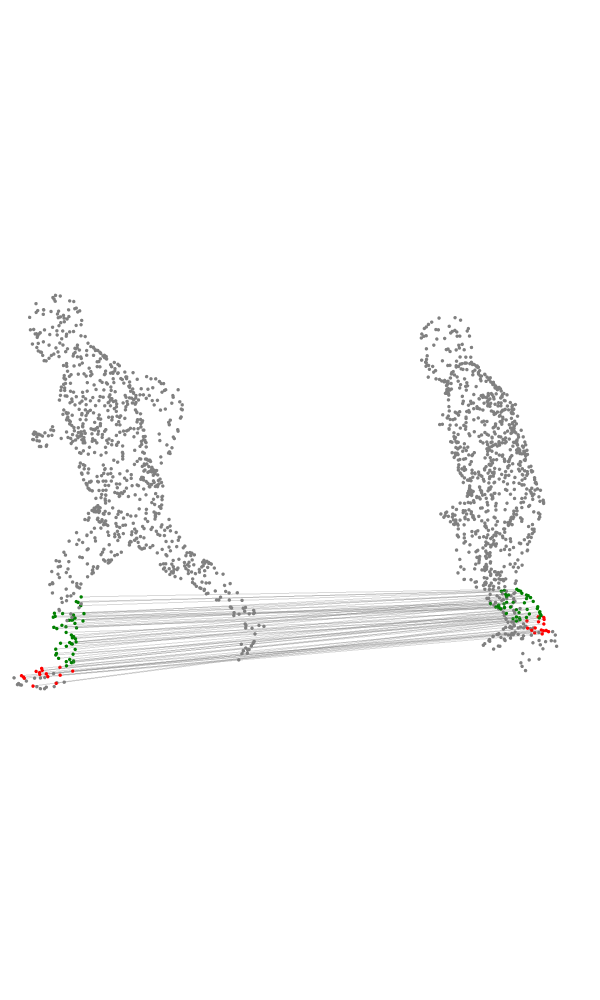

The cell this chart's notebook holds for it:
### Code cell
plot_specific_region_connections(points1, points2, faces1, faces2, G_aug, "left_shin", cam = dict(x = -2, y = -1.5, z = 1))

### Figure 1 — Plotly figure (JSON) as saved in the notebook; plotly's stock layout.template omitted (floating-point values rounded to 4 significant figures; data arrays with more than 128 entries replaced by an {"elided": "..."} marker saying what was removed)
{"data": [{"marker": {"color": {"elided": "1000 str values"}, "size": 2}, "mode": "markers", "name": "Points 1", "type": "scatter3d", "x": {"elided": "1000 float values"}, "y": {"elided": "1000 float values"}, "z": {"elided": "1000 float values"}}, {"marker": {"color": {"elided": "1000 str values"}, "size": 2}, "mode": "markers", "name": "Points 2", "type": "scatter3d", "x": {"elided": "1000 float values"}, "y": {"elided": "1000 float values"}, "z": {"elided": "1000 float values"}}, {"line": {"color": "gray", "width": 2}, "mode": "lines", "opacity": 0.3, "showlegend": false, "type": "scatter3d", "x": [3.559, 2.027], "y": [-3.496, -2.132], "z": [0.2065, 0.2543]}, {"marker": {"color": "green", "size": 2}, "mode": "markers", "showlegend": false, "type": "scatter3d", "x": [3.559, 2.027], "y": [-3.496, -2.132], "z": [0.2065, 0.2543]}, {"line": {"color": "gray", "width": 2}, "mode": "lines", "opacity": 0.3, "showlegend": false, "type": "scatter3d", "x": [3.521, 2.067], "y": [-3.484, -2.159], "z": [0.232, 0.2847]}, {"marker": {"color": "green", "size": 2}, "mode": "markers", "showlegend": false, "type": "scatter3d", "x": [3.521, 2.067], "y": [-3.484, -2.159], "z": [0.232, 0.2847]}, {"line": {"color": "gray", "width": 2}, "mode": "lines", "opacity": 0.3, "showlegend": false, "type": "scatter3d", "x": [3.573, 2.033], "y": [-3.61, -2.184], "z": [0.2123, 0.1749]}, {"marker": {"color": "green", "size": 2}, "mode": "markers", "showlegend": false, "type": "scatter3d", "x": [3.573, 2.033], "y": [-3.61, -2.184], "z": [0.2123, 0.1749]}, {"line": {"color": "gray", "width": 2}, "mode": "lines", "opacity": 0.3, "showlegend": false, "type": "scatter3d", "x": [3.655, 1.923], "y": [-3.552, -2.001], "z": [0.06417, 0.08643]}, {"marker": {"color": "red", "size": 2}, "mode": "markers", "showlegend": false, "type": "scatter3d", "x": [3.655, 1.923], "y": [-3.552, -2.001], "z": [0.06417, 0.08643]}, {"line": {"color": "gray", "width": 2}, "mode": "lines", "opacity": 0.3, "showlegend": false, "type": "scatter3d", "x": [3.484, 2.063], "y": [-3.518, -2.165], "z": [0.1984, 0.2459]}, {"marker": {"color": "green", "size": 2}, "mode": "markers", "showlegend": false, "type": "scatter3d", "x": [3.484, 2.063], "y": [-3.518, -2.165], "z": [0.1984, 0.2459]}, {"line": {"color": "gray", "width": 2}, "mode": "lines", "opacity": 0.3, "showlegend": false, "type": "scatter3d", "x": [3.554, 2.016], "y": [-3.543, -2.231], "z": [0.2964, 0.3225]}, {"marker": {"color": "green", "size": 2}, "mode": "markers", "showlegend": false, "type": "scatter3d", "x": [3.554, 2.016], "y": [-3.543, -2.231], "z": [0.2964, 0.3225]}, {"line": {"color": "gray", "width": 2}, "mode": "lines", "opacity": 0.3, "showlegend": false, "type": "scatter3d", "x": [3.613, 2.049], "y": [-3.574, -2.156], "z": [0.2134, 0.1739]}, {"marker": {"color": "green", "size": 2}, "mode": "markers", "showlegend": false, "type": "scatter3d", "x": [3.613, 2.049], "y": [-3.574, -2.156], "z": [0.2134, 0.1739]}, {"line": {"color": "gray", "width": 2}, "mode": "lines", "opacity": 0.3, "showlegend": false, "type": "scatter3d", "x": [3.414, 1.989], "y": [-3.472, -2.143], "z": [0.2726, 0.3501]}, {"marker": {"color": "green", "size": 2}, "mode": "markers", "showlegend": false, "type": "scatter3d", "x": [3.414, 1.989], "y": [-3.472, -2.143], "z": [0.2726, 0.3501]}, {"line": {"color": "gray", "width": 2}, "mode": "lines", "opacity": 0.3, "showlegend": false, "type": "scatter3d", "x": [3.5, 2.034], "y": [-3.528, -2.198], "z": [0.1828, 0.2201]}, {"marker": {"color": "green", "size": 2}, "mode": "markers", "showlegend": false, "type": "scatter3d", "x": [3.5, 2.034], "y": [-3.528, -2.198], "z": [0.1828, 0.2201]}, {"line": {"color": "gray", "width": 2}, "mode": "lines", "opacity": 0.3, "showlegend": false, "type": "scatter3d", "x": [3.438, 1.988], "y": [-3.556, -2.218], "z": [0.2375, 0.3501]}, {"marker": {"color": "green", "size": 2}, "mode": "markers", "showlegend": false, "type": "scatter3d", "x": [3.438, 1.988], "y": [-3.556, -2.218], "z": [0.2375, 0.3501]}, {"line": {"color": "gray", "width": 2}, "mode": "lines", "opacity": 0.3, "showlegend": false, "type": "scatter3d", "x": [3.566, 1.94], "y": [-3.577, -2.084], "z": [0.1228, 0.1343]}, {"marker": {"color": "red", "size": 2}, "mode": "markers", "showlegend": false, "type": "scatter3d", "x": [3.566, 1.94], "y": [-3.577, -2.084], "z": [0.1228, 0.1343]}, {"line": {"color": "gray", "width": 2}, "mode": "lines", "opacity": 0.3, "showlegend": false, "type": "scatter3d", "x": [3.554, 2.068], "y": [-3.564, -2.182], "z": [0.2906, 0.2745]}, {"marker": {"color": "green", "size": 2}, "mode": "markers", "showlegend": false, "type": "scatter3d", "x": [3.554, 2.068], "y": [-3.564, -2.182], "z": [0.2906, 0.2745]}, {"line": {"color": "gray", "width": 2}, "mode": "lines", "opacity": 0.3, "showlegend": false, "type": "scatter3d", "x": [3.634, 1.984], "y": [-3.617, -2.163], "z": [0.1056, 0.1292]}, {"marker": {"color": "red", "size": 2}, "mode": "markers", "showlegend": false, "type": "scatter3d", "x": [3.634, 1.984], "y": [-3.617, -2.163], "z": [0.1056, 0.1292]}, {"line": {"color": "gray", "width": 2}, "mode": "lines", "opacity": 0.3, "showlegend": false, "type": "scatter3d", "x": [3.443, 2.058], "y": [-3.504, -2.139], "z": [0.2372, 0.322]}, {"marker": {"color": "green", "size": 2}, "mode": "markers", "showlegend": false, "type": "scatter3d", "x": [3.443, 2.058], "y": [-3.504, -2.139], "z": [0.2372, 0.322]}, {"line": {"color": "gray", "width": 2}, "mode": "lines", "opacity": 0.3, "showlegend": false, "type": "scatter3d", "x": [3.484, 2.012], "y": [-3.597, -2.218], "z": [0.2463, 0.2868]}, {"marker": {"color": "green", "size": 2}, "mode": "markers", "showlegend": false, "type": "scatter3d", "x": [3.484, 2.012], "y": [-3.597, -2.218], "z": [0.2463, 0.2868]}, {"line": {"color": "gray", "width": 2}, "mode": "lines", "opacity": 0.3, "showlegend": false, "type": "scatter3d", "x": [3.37, 2.003], "y": [-3.459, -2.137], "z": [0.3021, 0.4084]}, {"marker": {"color": "green", "size": 2}, "mode": "markers", "showlegend": false, "type": "scatter3d", "x": [3.37, 2.003], "y": [-3.459, -2.137], "z": [0.3021, 0.4084]}, {"line": {"color": "gray", "width": 2}, "mode": "lines", "opacity": 0.3, "showlegend": false, "type": "scatter3d", "x": [3.51, 2.099], "y": [-3.533, -2.196], "z": [0.3307, 0.4229]}, {"marker": {"color": "green", "size": 2}, "mode": "markers", "showlegend": false, "type": "scatter3d", "x": [3.51, 2.099], "y": [-3.533, -2.196], "z": [0.3307, 0.4229]}, {"line": {"color": "gray", "width": 2}, "mode": "lines", "opacity": 0.3, "showlegend": false, "type": "scatter3d", "x": [3.57, 2.013], "y": [-3.505, -2.118], "z": [0.1892, 0.2065]}, {"marker": {"color": "green", "size": 2}, "mode": "markers", "showlegend": false, "type": "scatter3d", "x": [3.57, 2.013], "y": [-3.505, -2.118], "z": [0.1892, 0.2065]}, {"line": {"color": "gray", "width": 2}, "mode": "lines", "opacity": 0.3, "showlegend": false, "type": "scatter3d", "x": [3.545, 2.035], "y": [-3.566, -2.186], "z": [0.1392, 0.1339]}, {"marker": {"color": "red", "size": 2}, "mode": "markers", "showlegend": false, "type": "scatter3d", "x": [3.545, 2.035], "y": [-3.566, -2.186], "z": [0.1392, 0.1339]}, {"line": {"color": "gray", "width": 2}, "mode": "lines", "opacity": 0.3, "showlegend": false, "type": "scatter3d", "x": [3.466, 2.082], "y": [-3.482, -2.178], "z": [0.2511, 0.3195]}, {"marker": {"color": "green", "size": 2}, "mode": "markers", "showlegend": false, "type": "scatter3d", "x": [3.466, 2.082], "y": [-3.482, -2.178], "z": [0.2511, 0.3195]}, {"line": {"color": "gray", "width": 2}, "mode": "lines", "opacity": 0.3, "showlegend": false, "type": "scatter3d", "x": [3.552, 2.047], "y": [-3.517, -2.144], "z": [0.1746, 0.2348]}, {"marker": {"color": "green", "size": 2}, "mode": "markers", "showlegend": false, "type": "scatter3d", "x": [3.552, 2.047], "y": [-3.517, -2.144], "z": [0.1746, 0.2348]}, {"line": {"color": "gray", "width": 2}, "mode": "lines", "opacity": 0.3, "showlegend": false, "type": "scatter3d", "x": [3.54, 2.04], "y": [-3.558, -2.216], "z": [0.3038, 0.282]}, {"marker": {"color": "green", "size": 2}, "mode": "markers", "showlegend": false, "type": "scatter3d", "x": [3.54, 2.04], "y": [-3.558, -2.216], "z": [0.3038, 0.282]}, {"line": {"color": "gray", "width": 2}, "mode": "lines", "opacity": 0.3, "showlegend": false, "type": "scatter3d", "x": [3.665, 1.908], "y": [-3.562, -2.015], "z": [0.1206, 0.1036]}, {"marker": {"color": "red", "size": 2}, "mode": "markers", "showlegend": false, "type": "scatter3d", "x": [3.665, 1.908], "y": [-3.562, -2.015], "z": [0.1206, 0.1036]}, {"line": {"color": "gray", "width": 2}, "mode": "lines", "opacity": 0.3, "showlegend": false, "type": "scatter3d", "x": [3.481, 2.092], "y": [-3.528, -2.21], "z": [0.35, 0.471]}, {"marker": {"color": "green", "size": 2}, "mode": "markers", "showlegend": false, "type": "scatter3d", "x": [3.481, 2.092], "y": [-3.528, -2.21], "z": [0.35, 0.471]}, {"line": {"color": "gray", "width": 2}, "mode": "lines", "opacity": 0.3, "showlegend": false, "type": "scatter3d", "x": [3.505, 2.089], "y": [-3.478, -2.157], "z": [0.2976, 0.3703]}, {"marker": {"color": "green", "size": 2}, "mode": "markers", "showlegend": false, "type": "scatter3d", "x": [3.505, 2.089], "y": [-3.478, -2.157], "z": [0.2976, 0.3703]}, {"line": {"color": "gray", "width": 2}, "mode": "lines", "opacity": 0.3, "showlegend": false, "type": "scatter3d", "x": [3.65, 1.916], "y": [-3.554, -1.992], "z": [0.09217, 0.09894]}, {"marker": {"color": "red", "size": 2}, "mode": "markers", "showlegend": false, "type": "scatter3d", "x": [3.65, 1.916], "y": [-3.554, -1.992], "z": [0.09217, 0.09894]}, {"line": {"color": "gray", "width": 2}, "mode": "lines", "opacity": 0.3, "showlegend": false, "type": "scatter3d", "x": [3.433, 2.042], "y": [-3.468, -2.133], "z": [0.2729, 0.3339]}, {"marker": {"color": "green", "size": 2}, "mode": "markers", "showlegend": false, "type": "scatter3d", "x": [3.433, 2.042], "y": [-3.468, -2.133], "z": [0.2729, 0.3339]}, {"line": {"color": "gray", "width": 2}, "mode": "lines", "opacity": 0.3, "showlegend": false, "type": "scatter3d", "x": [3.617, 1.949], "y": [-3.612, -2.116], "z": [0.1099, 0.1358]}, {"marker": {"color": "red", "size": 2}, "mode": "markers", "showlegend": false, "type": "scatter3d", "x": [3.617, 1.949], "y": [-3.612, -2.116], "z": [0.1099, 0.1358]}, {"line": {"color": "gray", "width": 2}, "mode": "lines", "opacity": 0.3, "showlegend": false, "type": "scatter3d", "x": [3.659, 1.966], "y": [-3.591, -2.155], "z": [0.1445, 0.09561]}, {"marker": {"color": "red", "size": 2}, "mode": "markers", "showlegend": false, "type": "scatter3d", "x": [3.659, 1.966], "y": [-3.591, -2.155], "z": [0.1445, 0.09561]}, {"line": {"color": "gray", "width": 2}, "mode": "lines", "opacity": 0.3, "showlegend": false, "type": "scatter3d", "x": [3.567, 2.005], "y": [-3.608, -2.184], "z": [0.2227, 0.1928]}, {"marker": {"color": "green", "size": 2}, "mode": "markers", "showlegend": false, "type": "scatter3d", "x": [3.567, 2.005], "y": [-3.608, -2.184], "z": [0.2227, 0.1928]}, {"line": {"color": "gray", "width": 2}, "mode": "lines", "opacity": 0.3, "showlegend": false, "type": "scatter3d", "x": [3.463, 2.072], "y": [-3.578, -2.233], "z": [0.3047, 0.3733]}, {"marker": {"color": "green", "size": 2}, "mode": "markers", "showlegend": false, "type": "scatter3d", "x": [3.463, 2.072], "y": [-3.578, -2.233], "z": [0.3047, 0.3733]}, {"line": {"color": "gray", "width": 2}, "mode": "lines", "opacity": 0.3, "showlegend": false, "type": "scatter3d", "x": [3.495, 2.083], "y": [-3.476, -2.156], "z": [0.2634, 0.3489]}, {"marker": {"color": "green", "size": 2}, "mode": "markers", "showlegend": false, "type": "scatter3d", "x": [3.495, 2.083], "y": [-3.476, -2.156], "z": [0.2634, 0.3489]}, {"line": {"color": "gray", "width": 2}, "mode": "lines", "opacity": 0.3, "showlegend": false, "type": "scatter3d", "x": [3.657, 2.028], "y": [-3.62, -2.114], "z": [0.09078, 0.1308]}, {"marker": {"color": "red", "size": 2}, "mode": "markers", "showlegend": false, "type": "scatter3d", "x": [3.657, 2.028], "y": [-3.62, -2.114], "z": [0.09078, 0.1308]}, {"line": {"color": "gray", "width": 2}, "mode": "lines", "opacity": 0.3, "showlegend": false, "type": "scatter3d", "x": [3.487, 2.08], "y": [-3.534, -2.233], "z": [0.3434, 0.4048]}, {"marker": {"color": "green", "size": 2}, "mode": "markers", "showlegend": false, "type": "scatter3d", "x": [3.487, 2.08], "y": [-3.534, -2.233], "z": [0.3434, 0.4048]}, {"line": {"color": "gray", "width": 2}, "mode": "lines", "opacity": 0.3, "showlegend": false, "type": "scatter3d", "x": [3.377, 1.969], "y": [-3.499, -2.181], "z": [0.2931, 0.4218]}, {"marker": {"color": "green", "size": 2}, "mode": "markers", "showlegend": false, "type": "scatter3d", "x": [3.377, 1.969], "y": [-3.499, -2.181], "z": [0.2931, 0.4218]}, {"line": {"color": "gray", "width": 2}, "mode": "lines", "opacity": 0.3, "showlegend": false, "type": "scatter3d", "x": [3.39, 1.993], "y": [-3.501, -2.139], "z": [0.2811, 0.3946]}, {"marker": {"color": "green", "size": 2}, "mode": "markers", "showlegend": false, "type": "scatter3d", "x": [3.39, 1.993], "y": [-3.501, -2.139], "z": [0.2811, 0.3946]}, {"line": {"color": "gray", "width": 2}, "mode": "lines", "opacity": 0.3, "showlegend": false, "type": "scatter3d", "x": [3.603, 1.951], "y": [-3.617, -2.09], "z": [0.1524, 0.1429]}, {"marker": {"color": "red", "size": 2}, "mode": "markers", "showlegend": false, "type": "scatter3d", "x": [3.603, 1.951], "y": [-3.617, -2.09], "z": [0.1524, 0.1429]}, {"line": {"color": "gray", "width": 2}, "mode": "lines", "opacity": 0.3, "showlegend": false, "type": "scatter3d", "x": [3.497, 2.081], "y": [-3.473, -2.152], "z": [0.2907, 0.3487]}, {"marker": {"color": "green", "size": 2}, "mode": "markers", "showlegend": false, "type": "scatter3d", "x": [3.497, 2.081], "y": [-3.473, -2.152], "z": [0.2907, 0.3487]}, {"line": {"color": "gray", "width": 2}, "mode": "lines", "opacity": 0.3, "showlegend": false, "type": "scatter3d", "x": [3.579, 2.048], "y": [-3.611, -2.181], "z": [0.2041, 0.1706]}, {"marker": {"color": "green", "size": 2}, "mode": "markers", "showlegend": false, "type": "scatter3d", "x": [3.579, 2.048], "y": [-3.611, -2.181], "z": [0.2041, 0.1706]}, {"line": {"color": "gray", "width": 2}, "mode": "lines", "opacity": 0.3, "showlegend": false, "type": "scatter3d", "x": [3.543, 2.091], "y": [-3.524, -2.163], "z": [0.3047, 0.3574]}, {"marker": {"color": "green", "size": 2}, "mode": "markers", "showlegend": false, "type": "scatter3d", "x": [3.543, 2.091], "y": [-3.524, -2.163], "z": [0.3047, 0.3574]}, {"line": {"color": "gray", "width": 2}, "mode": "lines", "opacity": 0.3, "showlegend": false, "type": "scatter3d", "x": [3.49, 2.052], "y": [-3.471, -2.132], "z": [0.3035, 0.3855]}, {"marker": {"color": "green", "size": 2}, "mode": "markers", "showlegend": false, "type": "scatter3d", "x": [3.49, 2.052], "y": [-3.471, -2.132], "z": [0.3035, 0.3855]}, {"line": {"color": "gray", "width": 2}, "mode": "lines", "opacity": 0.3, "showlegend": false, "type": "scatter3d", "x": [3.62, 1.947], "y": [-3.605, -2.127], "z": [0.09028, 0.1269]}, {"marker": {"color": "red", "size": 2}, "mode": "markers", "showlegend": false, "type": "scatter3d", "x": [3.62, 1.947], "y": [-3.605, -2.127], "z": [0.09028, 0.1269]}, {"line": {"color": "gray", "width": 2}, "mode": "lines", "opacity": 0.3, "showlegend": false, "type": "scatter3d", "x": [3.603, 1.959], "y": [-3.532, -2.078], "z": [0.1415, 0.1446]}, {"marker": {"color": "red", "size": 2}, "mode": "markers", "showlegend": false, "type": "scatter3d", "x": [3.603, 1.959], "y": [-3.532, -2.078], "z": [0.1415, 0.1446]}, {"line": {"color": "gray", "width": 2}, "mode": "lines", "opacity": 0.3, "showlegend": false, "type": "scatter3d", "x": [3.597, 1.936], "y": [-3.61, -2.09], "z": [0.1214, 0.1303]}, {"marker": {"color": "red", "size": 2}, "mode": "markers", "showlegend": false, "type": "scatter3d", "x": [3.597, 1.936], "y": [-3.61, -2.09], "z": [0.1214, 0.1303]}, {"line": {"color": "gray", "width": 2}, "mode": "lines", "opacity": 0.3, "showlegend": false, "type": "scatter3d", "x": [3.483, 2.098], "y": [-3.466, -2.182], "z": [0.3255, 0.4345]}, {"marker": {"color": "green", "size": 2}, "mode": "markers", "showlegend": false, "type": "scatter3d", "x": [3.483, 2.098], "y": [-3.466, -2.182], "z": [0.3255, 0.4345]}, {"line": {"color": "gray", "width": 2}, "mode": "lines", "opacity": 0.3, "showlegend": false, "type": "scatter3d", "x": [3.652, 1.956], "y": [-3.564, -2.042], "z": [0.1528, 0.119]}, {"marker": {"color": "red", "size": 2}, "mode": "markers", "showlegend": false, "type": "scatter3d", "x": [3.652, 1.956], "y": [-3.564, -2.042], "z": [0.1528, 0.119]}, {"line": {"color": "gray", "width": 2}, "mode": "lines", "opacity": 0.3, "showlegend": false, "type": "scatter3d", "x": [3.545, 2.059], "y": [-3.485, -2.154], "z": [0.2451, 0.2509]}, {"marker": {"color": "green", "size": 2}, "mode": "markers", "showlegend": false, "type": "scatter3d", "x": [3.545, 2.059], "y": [-3.485, -2.154], "z": [0.2451, 0.2509]}, {"line": {"color": "gray", "width": 2}, "mode": "lines", "opacity": 0.3, "showlegend": false, "type": "scatter3d", "x": [3.584, 2.085], "y": [-3.53, -2.167], "z": [0.2635, 0.3357]}, {"marker": {"color": "green", "size": 2}, "mode": "markers", "showlegend": false, "type": "scatter3d", "x": [3.584, 2.085], "y": [-3.53, -2.167], "z": [0.2635, 0.3357]}, {"line": {"color": "gray", "width": 2}, "mode": "lines", "opacity": 0.3, "showlegend": false, "type": "scatter3d", "x": [3.475, 2.012], "y": [-3.588, -2.227], "z": [0.23, 0.3181]}, {"marker": {"color": "green", "size": 2}, "mode": "markers", "showlegend": false, "type": "scatter3d", "x": [3.475, 2.012], "y": [-3.588, -2.227], "z": [0.23, 0.3181]}, {"line": {"color": "gray", "width": 2}, "mode": "lines", "opacity": 0.3, "showlegend": false, "type": "scatter3d", "x": [3.398, 1.97], "y": [-3.471, -2.183], "z": [0.2778, 0.3644]}, {"marker": {"color": "green", "size": 2}, "mode": "markers", "showlegend": false, "type": "scatter3d", "x": [3.398, 1.97], "y": [-3.471, -2.183], "z": [0.2778, 0.3644]}, {"line": {"color": "gray", "width": 2}, "mode": "lines", "opacity": 0.3, "showlegend": false, "type": "scatter3d", "x": [3.573, 2.048], "y": [-3.606, -2.182], "z": [0.2239, 0.1754]}, {"marker": {"color": "green", "size": 2}, "mode": "markers", "showlegend": false, "type": "scatter3d", "x": [3.573, 2.048], "y": [-3.606, -2.182], "z": [0.2239, 0.1754]}, {"line": {"color": "gray", "width": 2}, "mode": "lines", "opacity": 0.3, "showlegend": false, "type": "scatter3d", "x": [3.634, 1.889], "y": [-3.6, -2.096], "z": [0.1678, 0.09738]}, {"marker": {"color": "red", "size": 2}, "mode": "markers", "showlegend": false, "type": "scatter3d", "x": [3.634, 1.889], "y": [-3.6, -2.096], "z": [0.1678, 0.09738]}, {"line": {"color": "gray", "width": 2}, "mode": "lines", "opacity": 0.3, "showlegend": false, "type": "scatter3d", "x": [3.559, 1.982], "y": [-3.6, -2.152], "z": [0.2527, 0.2523]}, {"marker": {"color": "green", "size": 2}, "mode": "markers", "showlegend": false, "type": "scatter3d", "x": [3.559, 1.982], "y": [-3.6, -2.152], "z": [0.2527, 0.2523]}, {"line": {"color": "gray", "width": 2}, "mode": "lines", "opacity": 0.3, "showlegend": false, "type": "scatter3d", "x": [3.548, 1.981], "y": [-3.523, -2.149], "z": [0.1684, 0.2235]}, {"marker": {"color": "green", "size": 2}, "mode": "markers", "showlegend": false, "type": "scatter3d", "x": [3.548, 1.981], "y": [-3.523, -2.149], "z": [0.1684, 0.2235]}, {"line": {"color": "gray", "width": 2}, "mode": "lines", "opacity": 0.3, "showlegend": false, "type": "scatter3d", "x": [3.555, 2.007], "y": [-3.614, -2.182], "z": [0.2022, 0.1708]}, {"marker": {"color": "green", "size": 2}, "mode": "markers", "showlegend": false, "type": "scatter3d", "x": [3.555, 2.007], "y": [-3.614, -2.182], "z": [0.2022, 0.1708]}, {"line": {"color": "gray", "width": 2}, "mode": "lines", "opacity": 0.3, "showlegend": false, "type": "scatter3d", "x": [3.533, 2.046], "y": [-3.588, -2.2], "z": [0.2871, 0.2389]}, {"marker": {"color": "green", "size": 2}, "mode": "markers", "showlegend": false, "type": "scatter3d", "x": [3.533, 2.046], "y": [-3.588, -2.2], "z": [0.2871, 0.2389]}, {"line": {"color": "gray", "width": 2}, "mode": "lines", "opacity": 0.3, "showlegend": false, "type": "scatter3d", "x": [3.61, 2.027], "y": [-3.525, -2.111], "z": [0.1959, 0.1739]}, {"marker": {"color": "green", "size": 2}, "mode": "markers", "showlegend": false, "type": "scatter3d", "x": [3.61, 2.027], "y": [-3.525, -2.111], "z": [0.1959, 0.1739]}, {"line": {"color": "gray", "width": 2}, "mode": "lines", "opacity": 0.3, "showlegend": false, "type": "scatter3d", "x": [3.472, 2.074], "y": [-3.475, -2.144], "z": [0.2646, 0.3479]}, {"marker": {"color": "green", "size": 2}, "mode": "markers", "showlegend": false, "type": "scatter3d", "x": [3.472, 2.074], "y": [-3.475, -2.144], "z": [0.2646, 0.3479]}, {"line": {"color": "gray", "width": 2}, "mode": "lines", "opacity": 0.3, "showlegend": false, "type": "scatter3d", "x": [3.472, 2.096], "y": [-3.457, -2.174], "z": [0.3229, 0.4367]}, {"marker": {"color": "green", "size": 2}, "mode": "markers", "showlegend": false, "type": "scatter3d", "x": [3.472, 2.096], "y": [-3.457, -2.174], "z": [0.3229, 0.4367]}], "layout": {"height": 1000, "margin": {"b": 0, "l": 0, "r": 0, "t": 0}, "paper_bgcolor": "rgba(0,0,0,0)", "plot_bgcolor": "rgba(0,0,0,0)", "scene": {"aspectmode": "data", "camera": {"eye": {"x": -2, "y": -1.5, "z": 1}}, "xaxis": {"showbackground": false, "showgrid": false, "showticklabels": false, "title": {"text": ""}, "visible": false, "zeroline": false}, "yaxis": {"showbackground": false, "showgrid": false, "showticklabels": false, "title": {"text": ""}, "visible": false, "zeroline": false}, "zaxis": {"showbackground": false, "showgrid": false, "showticklabels": false, "title": {"text": ""}, "visible": false, "zeroline": false}}, "showlegend": false, "width": 600}}
